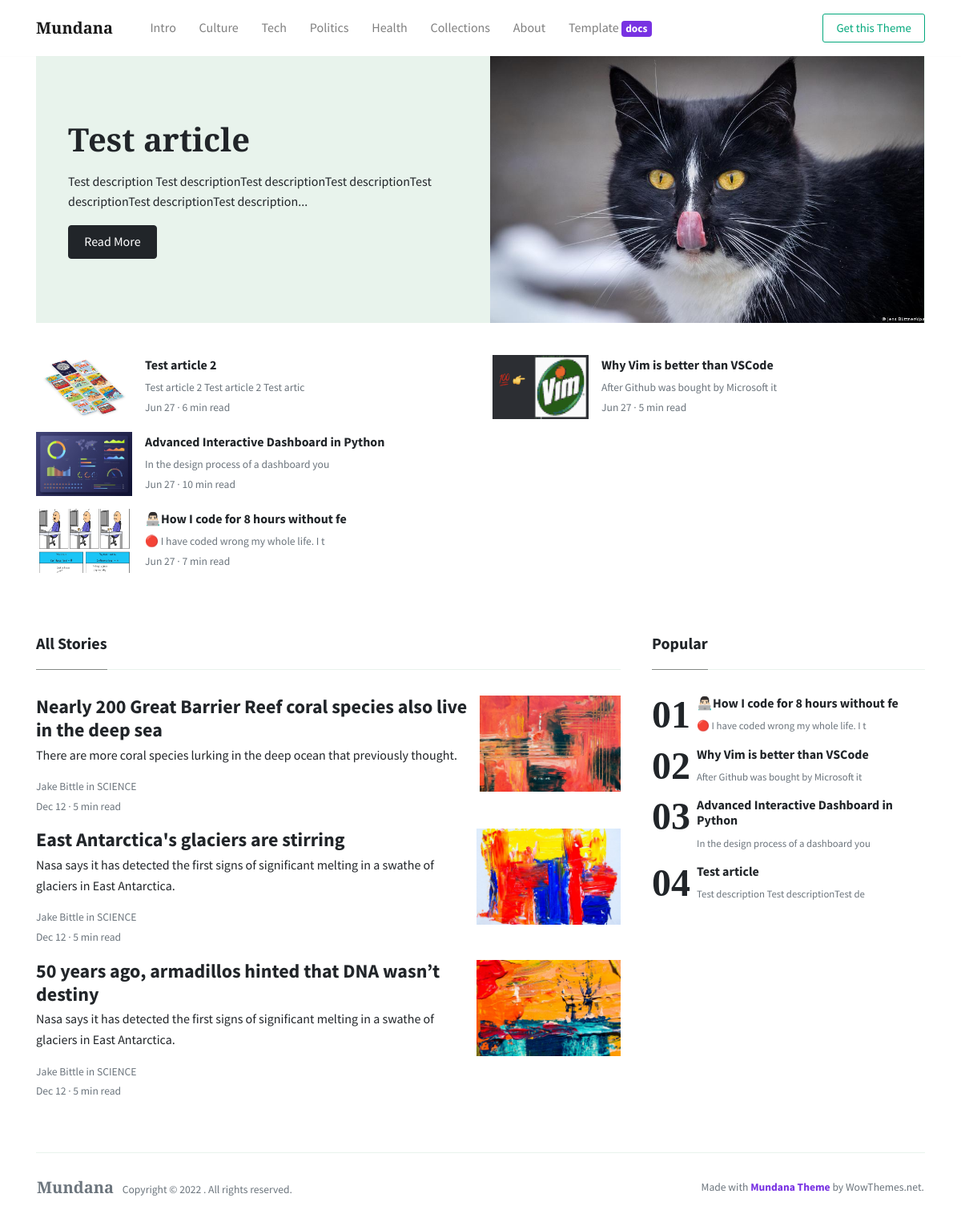
The page / on the database its author committed.
### article/models.py (models this page shows)
class Article(models.Model):
	id = models.AutoField(primary_key=True)
	title = models.CharField(max_length=40)  # Текстовое поле
	description = models.TextField()  # Текстовое поле
	image = models.ImageField(upload_to='images/')  # Поле для загрузки изображений
	view_count = models.IntegerField(default=0)  # Целочисленное поле
	updated_at = models.DateTimeField(auto_now=True)  # Дата и время которая задается автоматически при изменении записи
	created_at = models.DateTimeField(auto_now_add=True)  # Дата и время которая задается автоматически при создании записи

### article/views.py (the view)
# urls.py: path('', views.get_home, name='home'),
def get_home(request):
	context = {
		'main_article': Article.objects.order_by('created_at').first(),
		'articles': Article.objects.order_by('created_at').all()[1:],
		'most_popular_articles': Article.objects.order_by('-view_count')[:4]
	}
	return render(request, 'home.html', context)

### article/templates/home.html (shortened to what this page needs)
{% extends 'base.html' %}
{% load static %}
{% block CONTENT %}
<div class="container">
	<div class="jumbotron jumbotron-fluid mb-3 pt-0 pb-0 bg-lightblue position-relative">
		<div class="pl-4 pr-0 h-100 tofront">
			<div class="row justify-content-between">
				<div class="col-md-6 pt-6 pb-6 align-self-center">
					<h1 class="secondfont mb-3 font-weight-bold">{{ main_article.title }}</h1>
					<p class="mb-3">
						{{ main_article.description|slice:120 }}...
					</p>
					<a href="{% url 'article' main_article.id %}" class="btn btn-dark">Read More</a>
				</div>
				<div class="col-md-6 d-none d-md-block pr-0" style="background-size:cover;background-image:url('{{ main_article.image.url }}');">	</div>
			</div>
		</div>
	</div>
</div>
<div class="container pt-4 pb-4">
	<div class="row">
		<div class="col-lg-6">
			<div class="flex-md-row mb-4 box-shadow h-xl-300">
                {% for article in articles|slice:":3" %}
                    <div class="mb-3 d-flex align-items-center">
                        <img height="80" width="120" src="{{ article.image.url }}">
                        <div class="pl-3">
                            <h2 class="mb-2 h6 font-weight-bold">
                            <a class="text-dark" href="{% url 'article' article.id %}">{{ article.title }}</a>
                            </h2>
                            <div class="card-text text-muted small">
                                {{ article.description|slice:40 }}
                            </div>
                            <small class="text-muted">{{ article.created_at|date:"M j" }} &middot; {% widthratio article.description|length 120 1 %} min read</small>
                        </div>
                    </div>
                {% endfor %}
			</div>
		</div>
		<div class="col-lg-6">
			<div class="flex-md-row mb-4 box-shadow h-xl-300">
                {% for article in articles|slice:"3:6" %}
                    <div class="mb-3 d-flex align-items-center">
                        <img height="80" width="120" src="{{ article.image.url }}">
                        <div class="pl-3">
                            <h2 class="mb-2 h6 font-weight-bold">
                            <a class="text-dark" href="{% url 'article' article.id %}">{{ article.title }}</a>
                            </h2>
                            <div class="card-text text-muted small">
                                {{ article.description|slice:40 }}
                            </div>
                            <small class="text-muted">{{ article.created_at|date:"M j" }} &middot; 5 min read</small>
                        </div>
                    </div>
                {% endfor %}
			</div>
		</div>
	</div>
</div>
<div class="container">
	<div class="row justify-content-between">
		<div class="col-md-8">
			<h5 class="font-weight-bold spanborder"><span>All Stories</span></h5>
			<div class="mb-3 d-flex justify-content-between">
				<div class="pr-3">
					<h2 class="mb-1 h4 font-weight-bold">
					<a class="text-dark" href="./article.html">Nearly 200 Great Barrier Reef coral species also live in the deep sea</a>
					</h2>
					<p>
						There are more coral species lurking in the deep ocean that previously thought.
					</p>
					<div class="card-text text-muted small">
						 Jake Bittle in SCIENCE
					</div>
					<small class="text-muted">Dec 12 &middot; 5 min read</small>
				</div>
				<img height="120" src="./assets/img/demo/blog8.jpg">
			</div>
			<div class="mb-3 d-flex justify-content-between">
				<div class="pr-3">
					<h2 class="mb-1 h4 font-weight-bold">
					<a class="text-dark" href="./article.html">East Antarctica's glaciers are stirring</a>
					</h2>
					<p>
						Nasa says it has detected the first signs of significant melting in a swathe of glaciers in East Antarctica.
					</p>
					<div class="card-text text-muted small">
						 Jake Bittle in SCIENCE
					</div>
					<small class="text-muted">Dec 12 &middot; 5 min read</small>
				</div>
				<img height="120" src="./assets/img/demo/1.jpg">
			</div>
			<div class="mb-3 d-flex justify-content-between">
				<div class="pr-3">
					<h2 class="mb-1 h4 font-weight-bold">
					<a class="text-dark" href="./article.html">50 years ago, armadillos hinted that DNA wasn’t destiny</a>
					</h2>
					<p>
						Nasa says it has detected the first signs of significant melting in a swathe of glaciers in East Antarctica.
					</p>
					<div class="card-text text-muted small">
						 Jake Bittle in SCIENCE
					</div>
					<small class="text-muted">Dec 12 &middot; 5 min read</small>
				</div>
				<img height="120" src="./assets/img/demo/5.jpg">
			</div>
		</div>
		<div class="col-md-4 pl-4">
            <h5 class="font-weight-bold spanborder"><span>Popular</span></h5>
			<ol class="list-featured">
                {% for article in most_popular_articles %}
                    <li>
                    <span>
                    <h6 class="font-weight-bold">
                    <a href="{% url 'article' article.id %}" class="text-dark">{{ article.title }}</a>
                    </h6>
                    <p class="text-muted">
                        {{ article.description|slice:40 }}
                    </p>
                    </span>
                    </li>
                {% endfor %}
			</ol>
		</div>
	</div>
</div>
{% endblock CONTENT %}

### article/templates/base.html (shortened to what this page needs)
{% load static %}
<!DOCTYPE html>
<html lang="en">
<head>
<link rel="stylesheet" href="https://use.fontawesome.com/releases/v5.3.1/css/all.css">
<link href="{% static 'assets/css/main.css' %}" rel="stylesheet"/>
</head>
<body>
<nav class="topnav navbar navbar-expand-lg navbar-light bg-white fixed-top">
<div class="container">
	<a class="navbar-brand" href="{% url 'home' %}"><strong>Mundana</strong></a>
	<div class="navbar-collapse collapse" id="navbarColor02" style="">
		<ul class="navbar-nav mr-auto d-flex align-items-center">
			<li class="nav-item">
			<a class="nav-link" href="./home.html">Intro <span class="sr-only">(current)</span></a>
			</li>
			<li class="nav-item">
			<a class="nav-link" href="./article.html">Culture</a>
			</li>
			<li class="nav-item">
			<a class="nav-link" href="./article.html">Tech</a>
			</li>
			<li class="nav-item">
			<a class="nav-link" href="./article.html">Politics</a>
			</li>
			<li class="nav-item">
			<a class="nav-link" href="./article.html">Health</a>
			</li>
			<li class="nav-item">
			<a class="nav-link" href="./article.html">Collections</a>
			</li>
			<li class="nav-item">
			<a class="nav-link" href="./about.html">About</a>
			</li>
			<li class="nav-item">
			<a class="nav-link" href="./docs.html">Template <span class="badge badge-secondary">docs</span></a>
			</li>
		</ul>
		<ul class="navbar-nav ml-auto d-flex align-items-center">
			<li class="nav-item highlight">
			<a class="nav-link" href="https://www.wowthemes.net/mundana-free-html-bootstrap-template/">Get this Theme</a>
			</li>
		</ul>
	</div>
</div>
</nav>
{% block CONTENT %}{% endblock CONTENT %}
<div class="container mt-5">
	<footer class="bg-white border-top p-3 text-muted small">
	<div class="row align-items-center justify-content-between">
		<div>
            <span class="navbar-brand mr-2"><strong>Mundana</strong></span> Copyright &copy;
			 . All rights reserved.
		</div>
		<div>
			Made with <a target="_blank" class="text-secondary font-weight-bold" href="https://www.wowthemes.net/mundana-free-html-bootstrap-template/">Mundana Theme</a> by WowThemes.net.
		</div>
	</div>
	</footer>
</div>
</body>
</html>

### rows shown on the page
Article: title "Test article", description "Test description Test descriptionTest descriptionTest descriptionTest descriptionTest descriptionTest description", image (picture), description "Test description Test descriptionTest de"
Article: image (picture), title "Test article 2", description "Test article 2 Test article 2 Test artic", created_at "Jun 27", description "6"
Article: image (picture), title "Advanced Interactive Dashboard in Python", description "In the design process of a dashboard you", created_at "Jun 27", description "10"
Article: image (picture), title "👨🏻‍💻How I code for 8 hours without fe", description "🔴 I have coded wrong my whole life. I t", created_at "Jun 27", description "7"
Article: image (picture), title "Why Vim is better than VSCode", description "After Github was bought by Microsoft it", created_at "Jun 27"
